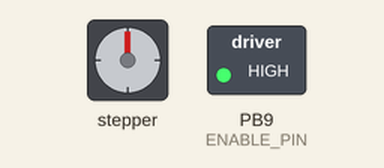
Recording of a sketch running on a simulated STM32 Blue Pill. Parts: stepper motor, switched loads named in the sketch (green lamp = pin HIGH). Stepper angles assume 1600 steps per turn.

Above: at 0.4 s.
At 9.7 s:
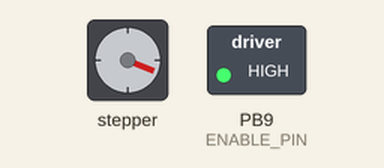
At 24.7 s:
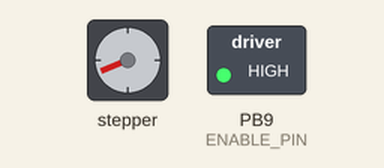
At 37.7 s:
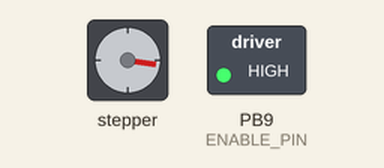
Timing chart, 0 to 40.0 s (numbered marks = the images above):
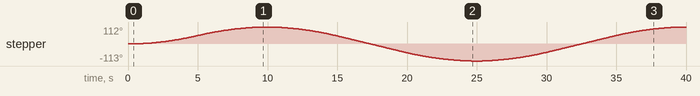

The sketch:

BounceSTM32.ino
```cpp
// (licence header left out)
#include <AccelStepper.h>
// Define a stepper and the pins it will use
//bounce test for STM32
#define NUM_STEPS_PER_REV (1600)
#define MOTOR_INTERFACE_TYPE (1)
#define ENABLE_PIN (PB9)
#define STEP_PIN (PB8)
#define DIR_PIN (PB7)
#define ENABLE_VAL (1)

// Define a stepper and the pins it will use
AccelStepper stepper = AccelStepper(MOTOR_INTERFACE_TYPE, STEP_PIN, DIR_PIN); // Defaults to AccelStepper::FULL4WIRE (4 pins) on 2, 3, 4, 5

void setup()
{
  pinMode(ENABLE_PIN, OUTPUT);
  pinMode(STEP_PIN, OUTPUT);
  pinMode(DIR_PIN, OUTPUT);

  digitalWrite(ENABLE_PIN, ENABLE_VAL);

  // Change these to suit your stepper if you want
  stepper.setMaxSpeed(100);
  stepper.setAcceleration(20);
  stepper.moveTo(500);
}

void loop()
{
    // If at the end of travel go to the other end
    if (stepper.distanceToGo() == 0)
      stepper.moveTo(-stepper.currentPosition());

    stepper.run();
}
```

Measured:
- by itself, stepper: turns 112° clockwise in 9.0 s, then 225° counter-clockwise in 14.3 s, then 225° clockwise in 14.3 s
